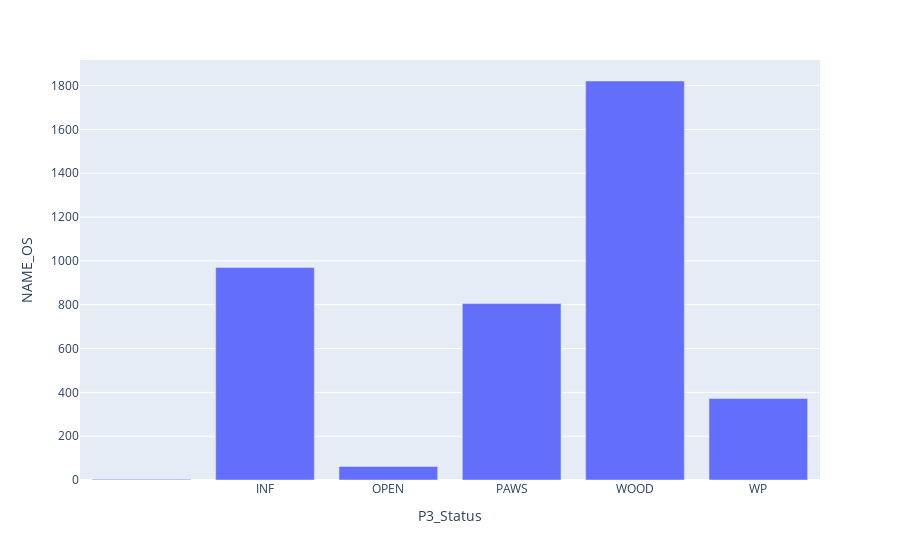

Notebook cell for this chart:
### Code cell
fig = px.bar(df_ancient_grouped, x ='P3_Status', y = 'NAME_OS' )
fig.show()

### Figure 1 — Plotly figure (JSON) as saved in the notebook; plotly's stock layout.template omitted (floating-point values rounded to 4 significant figures)
{"data": [{"hovertemplate": "P3_Status=%{x}<br>NAME_OS=%{y}<extra></extra>", "legendgroup": "", "marker": {"color": "#636efa", "pattern": {"shape": ""}}, "name": "", "orientation": "v", "showlegend": false, "textposition": "auto", "type": "bar", "x": [" ", "INF", "OPEN", "PAWS", "WOOD", "WP"], "xaxis": "x", "y": [3, 970, 62, 805, 1821, 372], "yaxis": "y"}], "layout": {"barmode": "relative", "legend": {"tracegroupgap": 0}, "margin": {"t": 60}, "xaxis": {"anchor": "y", "domain": [0, 1], "title": {"text": "P3_Status"}}, "yaxis": {"anchor": "x", "domain": [0, 1], "title": {"text": "NAME_OS"}}}}
